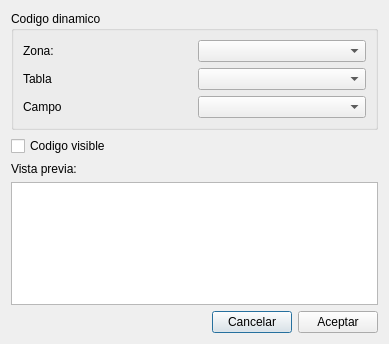
<?xml version="1.0" encoding="UTF-8"?>
<ui version="4.0">
 <class>EditCodeBarDlg</class>
 <widget class="QDialog" name="EditCodeBarDlg">
  <property name="geometry">
   <rect>
    <x>0</x>
    <y>0</y>
    <width>389</width>
    <height>344</height>
   </rect>
  </property>
  <property name="windowTitle">
   <string>Dialog</string>
  </property>
  <layout class="QGridLayout" name="gridLayout_2">
   <item row="0" column="0" colspan="2">
    <widget class="QGroupBox" name="groupBox_2">
     <property name="title">
      <string>Codigo dinamico</string>
     </property>
     <property name="checkable">
      <bool>false</bool>
     </property>
     <property name="checked">
      <bool>false</bool>
     </property>
     <layout class="QGridLayout" name="gridLayout">
      <item row="0" column="0">
       <widget class="QLabel" name="label_3">
        <property name="text">
         <string>Zona:</string>
        </property>
       </widget>
      </item>
      <item row="0" column="1">
       <widget class="QComboBox" name="comboZona"/>
      </item>
      <item row="1" column="0">
       <widget class="QLabel" name="label_4">
        <property name="text">
         <string>Tabla</string>
        </property>
       </widget>
      </item>
      <item row="1" column="1">
       <widget class="QComboBox" name="comboTable"/>
      </item>
      <item row="2" column="0">
       <widget class="QLabel" name="label_5">
        <property name="text">
         <string>Campo</string>
        </property>
       </widget>
      </item>
      <item row="2" column="1">
       <widget class="QComboBox" name="comboCampo"/>
      </item>
     </layout>
    </widget>
   </item>
   <item row="1" column="0" colspan="2">
    <widget class="QCheckBox" name="checkBox">
     <property name="text">
      <string>Codigo visible</string>
     </property>
    </widget>
   </item>
   <item row="2" column="0">
    <widget class="QLabel" name="label">
     <property name="text">
      <string>Vista previa:</string>
     </property>
    </widget>
   </item>
   <item row="3" column="0" colspan="2">
    <widget class="QGraphicsView" name="graphicsView"/>
   </item>
   <item row="4" column="0" colspan="2">
    <layout class="QHBoxLayout" name="horizontalLayout">
     <item>
      <spacer name="horizontalSpacer">
       <property name="orientation">
        <enum>Qt::Horizontal</enum>
       </property>
       <property name="sizeHint" stdset="0">
        <size>
         <width>40</width>
         <height>20</height>
        </size>
       </property>
      </spacer>
     </item>
     <item>
      <widget class="QPushButton" name="btnCancel">
       <property name="text">
        <string>Cancelar</string>
       </property>
      </widget>
     </item>
     <item>
      <widget class="QPushButton" name="pushButton">
       <property name="text">
        <string>Aceptar</string>
       </property>
      </widget>
     </item>
    </layout>
   </item>
  </layout>
 </widget>
 <resources/>
 <connections/>
</ui>
